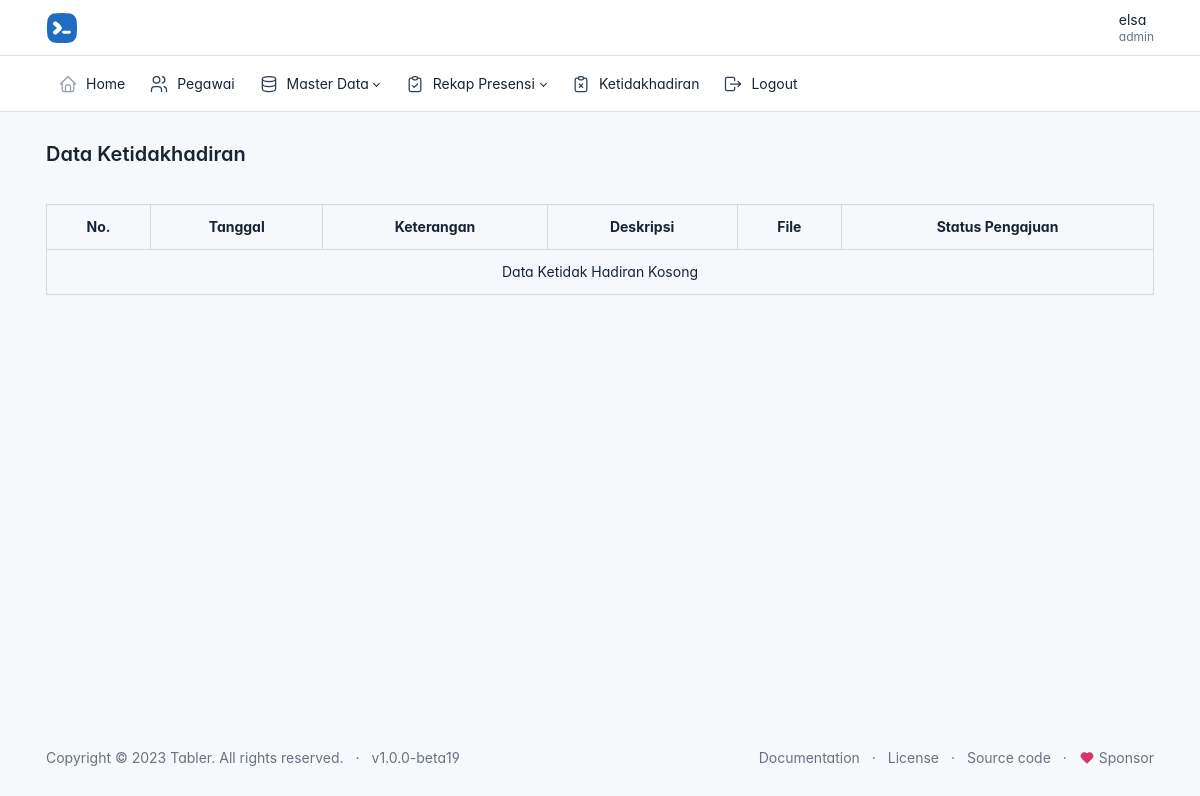
Before: /admin/data_ketidakhadiran/ketidakhadiran.php (signed in) with the older database file.
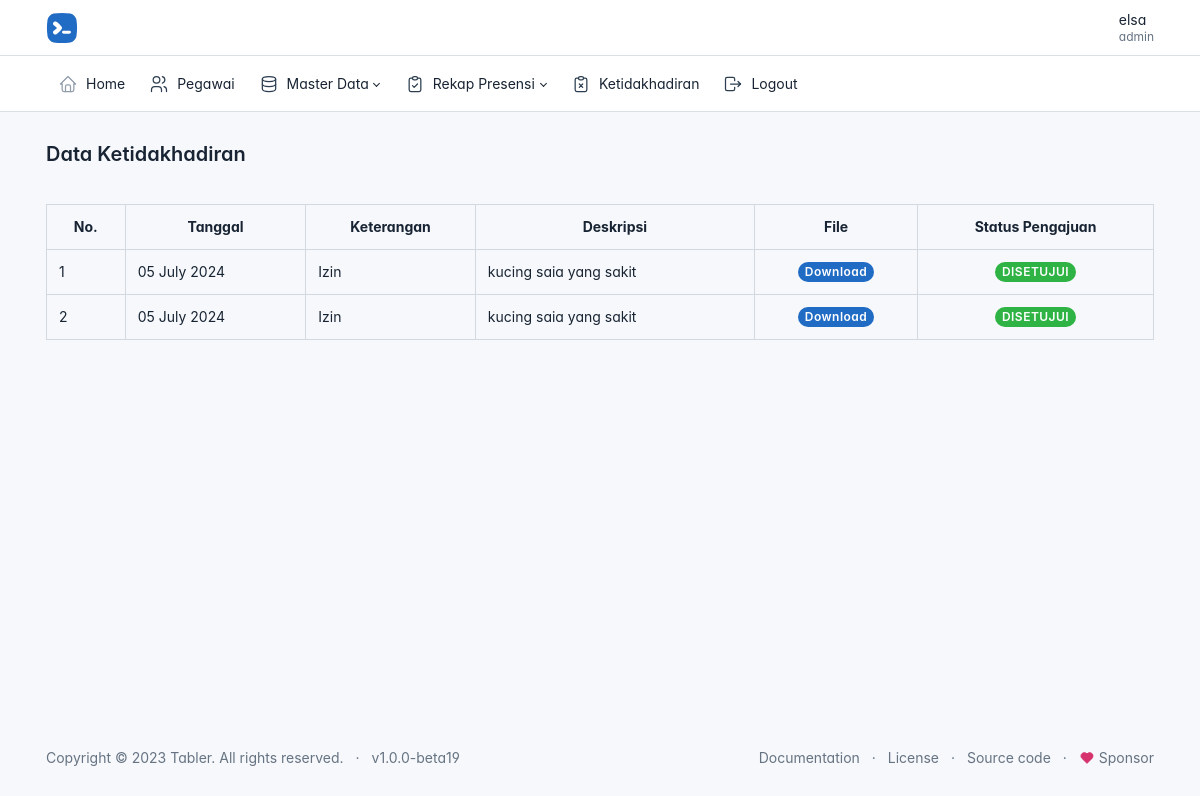
After: the same page with the newer database file.
### tables this page shows
CREATE TABLE `ketidakhadiran` (
  `id` int(11) NOT NULL,
  `id_pegawai` int(11) NOT NULL,
  `keterangan` varchar(225) NOT NULL,
  `tanggal` date NOT NULL,
  `deskripsi` varchar(225) NOT NULL,
  `file` varchar(225) NOT NULL,
  `status_pengajuan` varchar(20) NOT NULL
);

### config.php (called while the page is built, shortened)
<?php
function base_url($url = null)
{
    $base_url = 'http://localhost/presensi';
    if ($url != null) {
        return $base_url . "/".$url;
    }
    return $base_url;
}

### admin/data_ketidakhadiran/ketidakhadiran.php (the view, shortened to what this page needs)
<?php
$judul_halaman = "Data Ketidakhadiran";
include('../../admin/layout/header.php');
require_once('../../config.php');
$result = mysqli_query($connection, "SELECT * FROM ketidakhadiran ORDER BY id desc") or die(mysqli_error($connection));
?>
<div class="page-body">
    <div class="container-xl">
    <table class="table table-bordered mt-2">
            <tr class="text-center">
                <th>No.</th>
                <th>Tanggal</th>
                <th>Keterangan</th>
                <th>Deskripsi</th>
                <th>File</th>
                <th>Status Pengajuan</th>
            </tr>
            <?php if(mysqli_num_rows($result) == 0){ ?>
                <tr>
                    <td colspan="7" class="text-center">Data Ketidak Hadiran Kosong</td>
                </tr>
            <?php }else{ ?>
                <?php $no = 1;
                     while($data = mysqli_fetch_array($result)) : ?>
                     <tr>
                            <td><?= $no++; ?></td>
                            <td><?= date('d F Y', strtotime($data['tanggal'])) ; ?></td>
                            <td><?= $data['keterangan']; ?></td>
                            <td><?= $data['deskripsi']; ?></td>
                            <td class="text-center">
                                <a href="<?= base_url('assets/file_ketidakhadiran/'.$data['file']) ?>" class="badge badge-pill bg-primary" target="_blank ">Download</a>
                            </td>
                            <td class="text-center">
                                <?php if($data['status_pengajuan'] == 'PENDING') : ?>
                                    <a class="badge badge-pill bg-warning" href="<?= base_url('admin/data_ketidakhadiran/detail.php?id='.$data['id']) ?>">PENDING</a>
                                <?php elseif($data['status_pengajuan'] == 'DITOLAK') : ?>
                                    <a class="badge badge-pill bg-danger" href="<?= base_url('admin/data_ketidakhadiran/detail.php?id='.$data['id']) ?>">DITOLAK</a>
                                <?php else : ?>
                                    <a class="badge badge-pill bg-success" href="<?= base_url('admin/data_ketidakhadiran/detail.php?id='.$data['id']) ?>">DISETUJUI</a>
                                <?php endif; ?>
                            </td>
                     </tr>
                     <?php endwhile; ?>
            <?php } ?>
        </table>
    </div>
</div>
<?php include('../layout/footer.php'); ?>

### admin/layout/header.php (shortened to what this page needs)
<?php
global $judul_halaman;
require_once('../../config.php')
?>
<!doctype html>
<html lang="en">
<head>
    <link href=" <?= base_url('assets/css/tabler.min.css?1684106062')?> " rel="stylesheet" />
    <link href=" <?= base_url('assets/css/tabler-vendors.min.css?1684106062')?>" rel="stylesheet" />
    <link href=" <?= base_url('assets/css/demo.min.css?1684106062')?>" rel="stylesheet" />
    <link rel="stylesheet" href="https://cdnjs.cloudflare.com/ajax/libs/font-awesome/6.5.2/css/all.min.css" />
</head>
<body>
    <div class="page">
        <header class="navbar navbar-expand-md d-print-none">
            <div class="container-xl">
                <h1 class="navbar-brand navbar-brand-autodark d-none-navbar-horizontal pe-0 pe-md-3">
                    <a href=".">
                        <img src="<?= base_url('assets/img/logo-small.svg') ?>" width="110" height="32" alt="Tabler" class="navbar-brand-image">
                    </a>
                </h1>
                <div class="navbar-nav flex-row order-md-last">
                    <div class="nav-item dropdown">
                        <a href="#" class="nav-link d-flex lh-1 text-reset p-0" data-bs-toggle="dropdown" aria-label="Open user menu">
                            <div class="d-none d-xl-block ps-2">
                                <div><?= $_SESSION['nama'] ?></div>
                                <div class="mt-1 small text-muted"><?= $_SESSION['jabatan'] ?></div>
                            </div>
                        </a>
                    </div>
                </div>
            </div>
        </header>
        <header class="navbar-expand-md">
            <div class="collapse navbar-collapse" id="navbar-menu">
                <div class="navbar">
                    <div class="container-xl">
                        <ul class="navbar-nav">
                            <li class="nav-item">
                                <a class="nav-link" href="<?= base_url('admin/home/home.php') ?>">
                                    <span class="nav-link-icon d-md-none d-lg-inline-block">
                                    </span>
                                    <span class="nav-link-title">
                                        Home
                                    </span>
                                </a>
                            </li>
                            <li class="nav-item">
                                <a class="nav-link" href="<?= base_url('admin/data_pegawai/pegawai.php') ?>">
                                    <span class="nav-link-icon d-md-none d-lg-inline-block">
                                    </span>
                                    <span class="nav-link-title">
                                        Pegawai
                                    </span>
                                </a>
                            </li>
                            <li class="nav-item dropdown">
                                <a class="nav-link dropdown-toggle" href="#navbar-base" data-bs-toggle="dropdown" data-bs-auto-close="outside" role="button" aria-expanded="false">
                                    <span class="nav-link-icon d-md-none d-lg-inline-block">
                                    </span>
                                    <span class="nav-link-title">
                                        Master Data
                                    </span>
                                </a>
                            </li>
                            <li class="nav-item dropdown">
                                <a class="nav-link dropdown-toggle" href="#navbar-base" data-bs-toggle="dropdown" data-bs-auto-close="outside" role="button" aria-expanded="false">
                                    <span class="nav-link-icon d-md-none d-lg-inline-block">
                                    </span>
                                    <span class="nav-link-title">
                                        Rekap Presensi
                                    </span>
                                </a>
                            </li>
                            <li class="nav-item">
                                <a class="nav-link" href="<?= base_url('admin/data_ketidakhadiran/ketidakhadiran.php') ?>">
                                    <span class="nav-link-icon d-md-none d-lg-inline-block">
                                    </span>
                                    <span class="nav-link-title">
                                        Ketidakhadiran
                                    </span>
                                </a>
                            </li>
                            <li class="nav-item">
                                <a class="nav-link" href="<?= base_url('auth/logout.php') ?>">
                                    <span class="nav-link-icon d-md-none d-lg-inline-block">
                                    </span>
                                    <span class="nav-link-title">
                                        Logout
                                    </span>
                                </a>
                            </li>
                        </ul>
                    </div>
                </div>
            </div>
        </header>
        <div class="page-wrapper">
            <div class="page-header d-print-none">
                <div class="container-xl">
                    <div class="row g-2 align-items-center">
                        <div class="col">
                            <h2 class="page-title">
                                <?= $judul_halaman ?>
                            </h2>
                        </div>
                    </div>
                </div>
            </div>

### admin/layout/footer.php (shortened to what this page needs)
<footer class="footer footer-transparent d-print-none">
    <div class="container-xl">
        <div class="row text-center align-items-center flex-row-reverse">
            <div class="col-lg-auto ms-lg-auto">
                <ul class="list-inline list-inline-dots mb-0">
                    <li class="list-inline-item"><a href="https://tabler.io/docs" target="_blank" class="link-secondary" rel="noopener">Documentation</a></li>
                    <li class="list-inline-item"><a href="./license.html" class="link-secondary">License</a></li>
                    <li class="list-inline-item"><a href="https://github.com/tabler/tabler" target="_blank" class="link-secondary" rel="noopener">Source code</a></li>
                    <li class="list-inline-item">
                        <a href="https://github.com/sponsors/codecalm" target="_blank" class="link-secondary" rel="noopener">
                            Sponsor
                        </a>
                    </li>
                </ul>
            </div>
            <div class="col-12 col-lg-auto mt-3 mt-lg-0">
                <ul class="list-inline list-inline-dots mb-0">
                    <li class="list-inline-item">
                        Copyright &copy; 2023
                        <a href="." class="link-secondary">Tabler</a>.
                        All rights reserved.
                    </li>
                    <li class="list-inline-item">
                        <a href="./changelog.html" class="link-secondary" rel="noopener">
                            v1.0.0-beta19
                        </a>
                    </li>
                </ul>
            </div>
        </div>
    </div>
</footer>
</div>
</div>
</body>
</html>

### admin/layout/header.php (style rules this page uses)
:root { --tblr-font-sans-serif: 'Inter Var', -apple-system, BlinkMacSystemFont, San Francisco, Segoe UI, Roboto, Helvetica Neue, sans-serif; }
body { font-feature-settings: "cv03", "cv04", "cv11"; }

Changed rows visible on the page:
added ketidakhadiran: tanggal "05 July 2024", keterangan "Izin", deskripsi "kucing saia yang sakit"
added ketidakhadiran: tanggal "05 July 2024", keterangan "Izin", deskripsi "kucing saia yang sakit"
Other visible differences:
text no longer shown: "Data Ketidak Hadiran Kosong"
